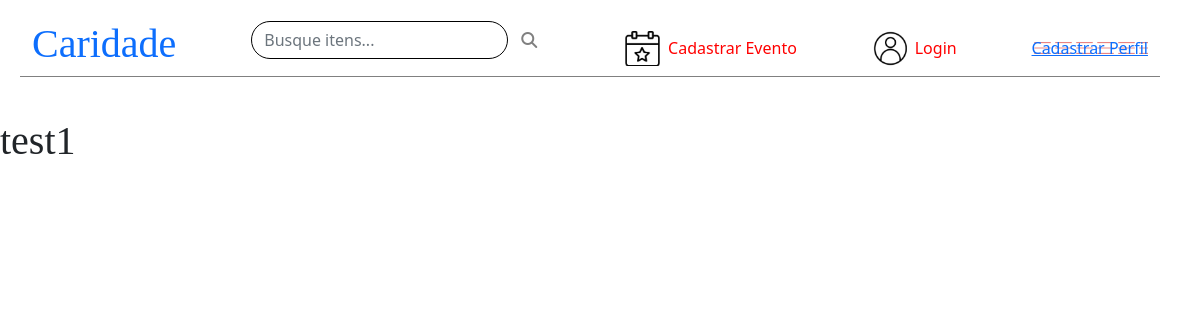
Page /evento/1/ on the earlier database version.
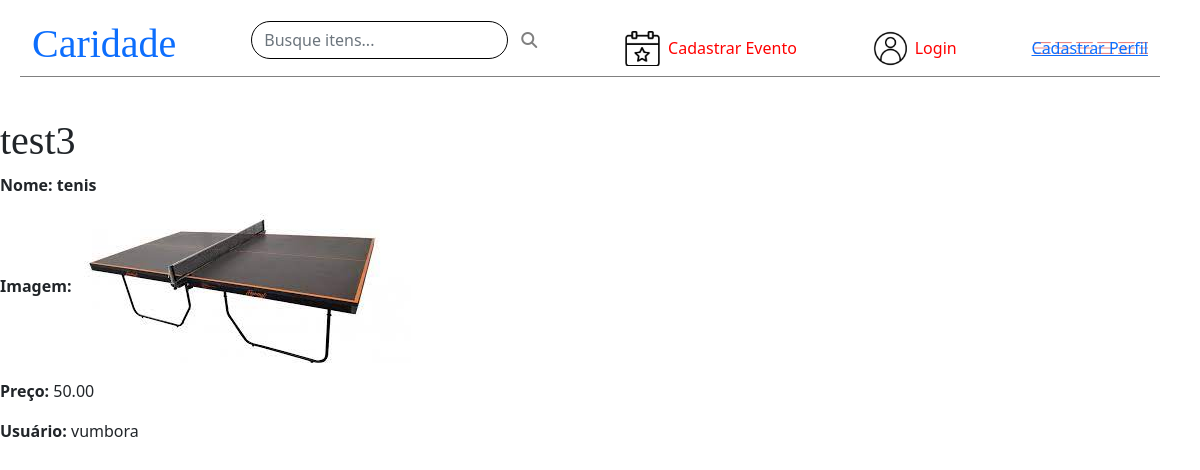
Same page on the later database version.
### caridade1/models.py (models this page shows)
class Evento(models.Model):
    duracao = models.DurationField(null = True, blank = True)
    ativo = models.BooleanField(default = False)
    nome = models.CharField(max_length = 30)
    User = models.ForeignKey(User, on_delete=models.CASCADE,null=False)

class Item(models.Model):
    User = models.ForeignKey(User, on_delete=models.CASCADE,null=False, blank = True)
    descricao = models.CharField(max_length = 100)
    foto = models.ImageField(upload_to = 'caridade')
    preco = models.DecimalField(max_digits=6, decimal_places=2)
    evento = models.ForeignKey(Evento, on_delete=models.PROTECT)
    reservado = models.ForeignKey(Reservado, on_delete=models.PROTECT, null = True, blank = True)

### caridade1/views.py (the view, shortened to what this page needs)
# urls.py: path('evento/<int:evento_id>/', views.detail, name='detail'),
def detail(request, evento_id):
    evento = get_object_or_404(Evento, pk=evento_id)
    item = Item.objects.filter(evento_id=evento_id)
    if request.method == 'GET':
        context={
            'evento':evento,
            'item': item,
            'form': reservar_itemForm()
            }
        if evento.ativo is False:
            raise Http404('Nenhum evento satisfaz o critério informado')
        return render(
            request, 'detalhes.html', context
        )

### caridade1/forms.py
class reservar_itemForm(forms.ModelForm):
    class Meta:
        model = Reservado
        fields = ['reservado']

### caridade1/templates/detalhes.html (shortened to what this page needs)
{% load static %}
{% include 'header.html' %}
<h1> {{evento.nome}} </h1>
{% for item in item %}
<p>
    <strong> Nome: {{ item.descricao }} </strong>
</p>
<p>
    <strong>Imagem:</strong> <img src="{{ item.foto.url }}">
</p>
<p>
    <strong>Preço:</strong> {{ item.preco }}
</p>
<p>
    <strong>Usuário:</strong> {{ item.User.username }}
</p>
{% endfor %}

Differences in the rows shown:
changed Evento: nome "test1" → "test3"
added Item: descricao "tenis", foto (picture), preco "50.00", User.username "vumbora"
